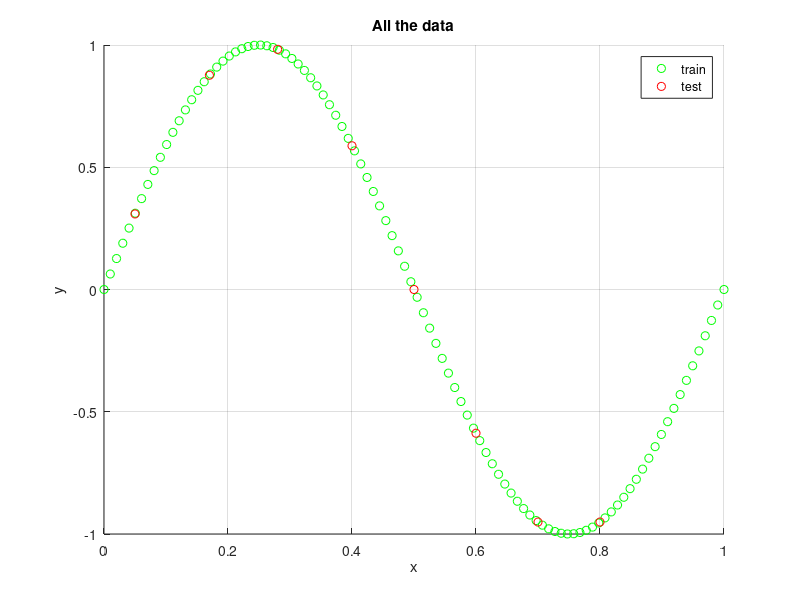

Source code (MATLAB): (Note: this script raises an error after producing the figure.)
function Main2_rj133()
wholetrain=importdata('LargeData.mat');
wholetest=importdata('TestData.mat');
xtrain=wholetrain(1,:);
ytrain=wholetrain(2,:);
xtest=wholetest(1,:);
ytest=wholetest(2,:);
figure(1);
scatter(xtrain,ytrain,'g')
hold on;
scatter(xtest, ytest,'r')
legend('train','test')
xlabel('x');
ylabel('y');
title('All the data');
grid on;
hold off;
datatrain=zeros(1,9);
datatest=zeros(1,9);
for n=1:9 
    alpha=LSR_rj133(xtrain,ytrain,n,0);
    p=fliplr(alpha');
    yget=polyval(p,xtrain);
    ygett=polyval(p,xtest);
    trainerror=mean((yget-ytrain).^2);
    testerror=mean((ygett-ytest).^2);
    fprintf('%2i  \t %f \t  %f   \n', n, trainerror,testerror);fprintf('\n');
    datatrain(n)=trainerror;
    datatest(n)=testerror;
end
indtrain=find(datatrain==min(min(datatrain)));
indtest=find(datatest==min(min(datatest)));
figure(2);
if indtrain==indtest
    alpha=LSR_rj133(xtrain,ytrain,indtrain,0);
    fprintf('coeffecient (from high exponential to low)\n')
    fprintf('%f  \t',fliplr(alpha'));fprintf('\n');
    p=fliplr(alpha');
    y=polyval(p,xtrain);
    plot(xtrain,y)
    title('The fitted model')
    grid on;
end
if indtrain~=indtest
    alpha=LSR_rj133(xtrain,ytrain,indtrain,0);
    p=fliplr(alpha')
    y=polyval(p,xtrain);
    plot(xtrain,y)
    hold on;
    alpha1=LSR_rj133(xtrain,ytrain,indtest,0);
    p1=fliplr(alpha1')
    y1=polyval(p1,xtrain);
    plot(xtrain,y1)
    legend('train','test')
    xlabel('x');
    ylabel('y');
    title('The fitted model')
    grid on;
    hold off;
    fprintf('coeffecient with smallest train error (from high exponential to low)\n')
    fprintf('%f  \t',fliplr(alpha'));fprintf('\n');
    fprintf('coeffecient with smallest test error (from high exponential to low)\n')
    fprintf('%f  \t',fliplr(alpha1'));fprintf('\n');

end

    
    



